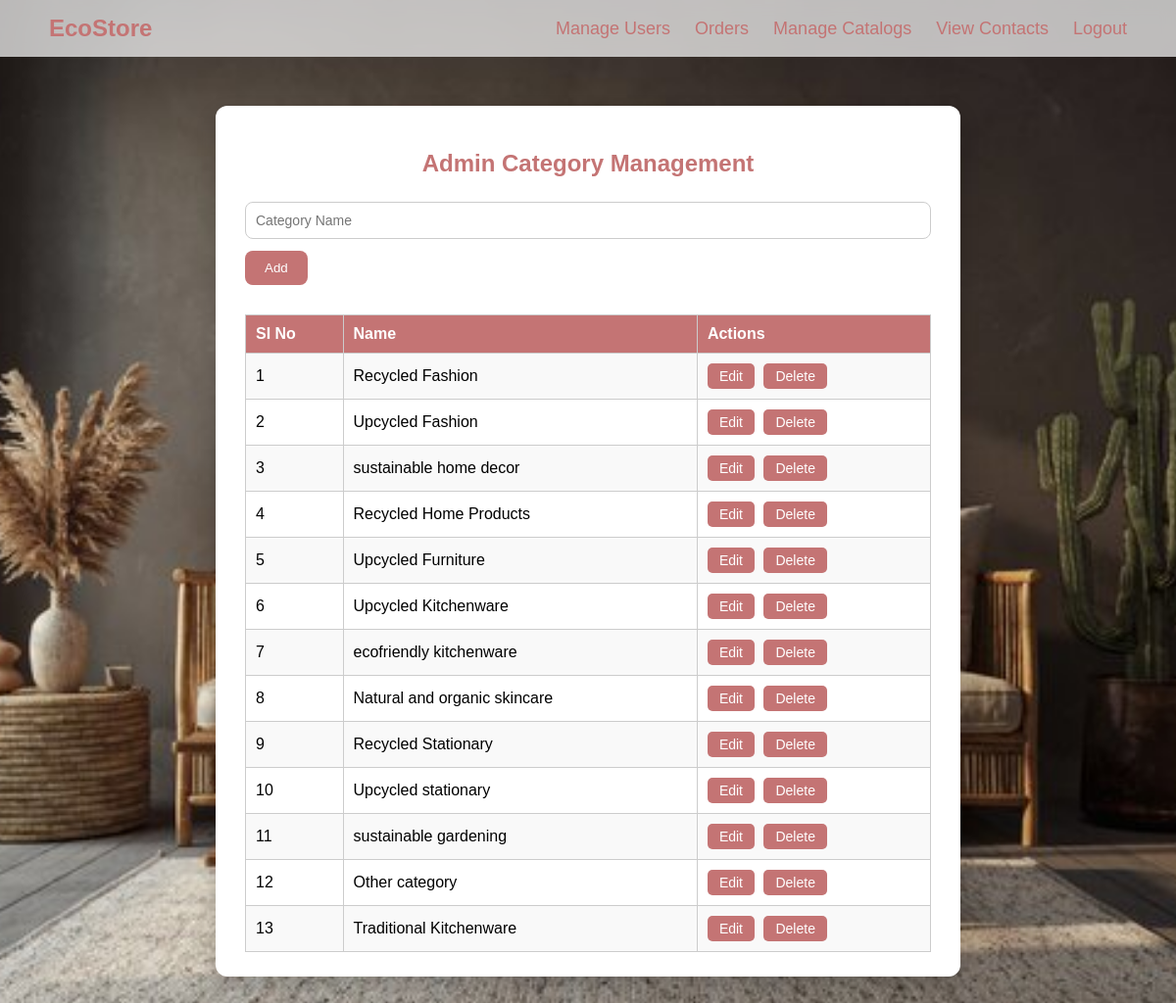
Screenshot of /admin/admin_category.php with the database file from the repository.
### tables this page shows
CREATE TABLE `admin_categories` (
  `id` int(11) NOT NULL,
  `name` varchar(255) NOT NULL,
  `created_at` timestamp NOT NULL DEFAULT current_timestamp()
);

### admin/admin_category.php (the view, shortened to what this page needs)
<?php
include 'adminheader.php';
$con = mysqli_connect("localhost","root","","ecostore");
$result = $con->query("SELECT * FROM admin_categories ORDER BY id ASC");
?>
<!DOCTYPE html>
<html lang="en">
<head>
</head>
<body>
   <div class="container">
    <h2>Admin Category Management</h2>
    <?php if (isset($_GET['edit'])):
        $id = $_GET['edit'];
        $edit_result = $con->query("SELECT * FROM admin_categories WHERE id=$id");
        $edit_row = $edit_result->fetch_assoc();
    ?>
        <form method="post">
            <input type="hidden" name="id" value="<?= $edit_row['id'] ?>">
            <input type="text" name="name" value="<?= $edit_row['name'] ?>" required>
            <button type="submit" name="update">Update </button>
        </form>
    <?php else: ?>
        <form method="post">
            <input type="text" name="name" placeholder="Category Name" required>
            <button type="submit" name="add">Add </button>
        </form>
    <?php endif; ?>
    <table>
        <tr>
            <th>SI No</th>
            <th>Name</th>
            <th>Actions</th>
        </tr>
        <?php
        $count=1;
        while($row = $result->fetch_assoc()): ?>
            <tr>
                 <td><?php echo $count++;?></td>
                <td><?= $row['name'] ?></td>
                <td>
                    <a href=" http://localhost/miniproject/admin/admin_category.php?edit=<?= $row['id'] ?>" class="btn edit-btn">Edit</a>
                    <a href=" http://localhost/miniproject/admin/admin_category.php?delete=<?= $row['id'] ?>" class="btn delete-btn" onclick="return confirm('Are you sure?')" >Delete</a>
                </td>
            </tr>
        <?php endwhile; ?>
        </div>
</body>
</html>

### admin/adminheader.php (style rules this page uses)
body { margin: 0; font-family: Arial, sans-serif; background: url("../image/admin.jpg") no-repeat center center fixed; background-size: cover; }

### admin/admin_category.php (style rules this page uses)
table { border-collapse: collapse; width: 50%; margin-top: 20px; }
th, td { border: 1px solid #000; padding: 8px; text-align: left; }
form { margin-bottom: 20px; }
body { font-family: Arial, sans-serif; background-color: #f4f4f4; }
.container { max-width: 700px; margin: 50px auto; background: #fff; padding: 25px 30px; border-radius: 12px; box-shadow: 0 8px 20px rgba(0,0,0,0.2); }
h2 { text-align: center; color: #c47474ff; margin-bottom: 25px; }
form { margin-bottom: 30px; }
form input[type="text"] { width: 100%; padding: 10px; margin-bottom: 12px; border-radius: 8px; border: 1px solid #ccc; font-size: 14px; box-sizing: border-box; }
form button { padding: 10px 20px; background-color: #c47474ff; color: white; border: none; border-radius: 8px; cursor: pointer; transition: background 0.3s; }
table { border-collapse: collapse; width: 100%; }
th, td { border: 1px solid #ccc; padding: 10px; text-align: left; }
th { background-color: #c47474ff; color: white; }
tr:nth-child(even) { background-color: #f9f9f9; }
a { color: #c47474ff; text-decoration: none; }
.btn { padding: 5px 12px; border-radius: 5px; text-decoration: none; color: #fff; margin-right: 5px; font-size: 14px; display: inline-block; }
.edit-btn { background-color: #c47474ff; }
.delete-btn { background-color: #c47474ff; }

### rows the page displays
admin_categories: name "Recycled Fashion"
admin_categories: name "Upcycled Fashion"
admin_categories: name "sustainable home decor"
admin_categories: name "Recycled Home Products"
admin_categories: name "Upcycled Furniture"
admin_categories: name "Upcycled Kitchenware"
admin_categories: name "ecofriendly kitchenware"
admin_categories: name "Natural and organic skincare"
admin_categories: name "Recycled Stationary"
admin_categories: name "Upcycled stationary"
admin_categories: name "sustainable gardening"
admin_categories: name "Other category"
admin_categories: name "Traditional Kitchenware"
